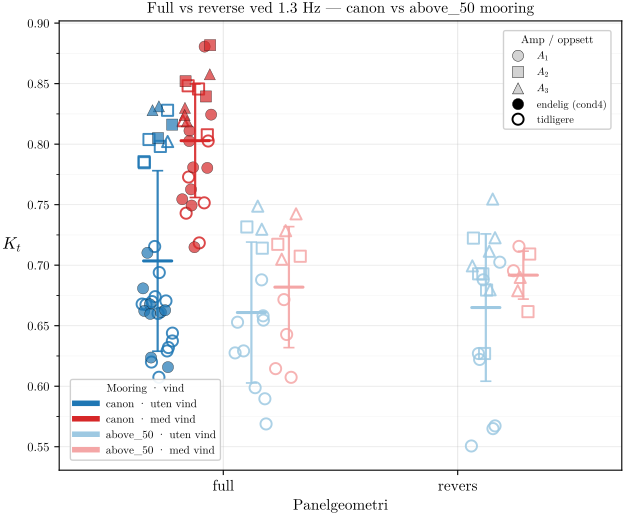

Here is the Python script that generated this plot:
"""
Full vs reverse at 1.30 Hz — mooring split by colour shade
============================================================

Iteration on `full_vs_reverse_comparison_above50.py`. Only 1.30 Hz (the
freq with cleanest reverse-vs-full head-to-head). All moorings included
so the mooring confound is visible *as part of the figure*, not hidden
in the filter.

Encoding:
  canon mooring (below_90_loose230 + below_90_loose300) → standard
    WIND_COLOR_MAP — blue (uten vind) / red (med vind)
  above_50 mooring                                       → light blue / pink

Reverse panel only exists on above_50, so its column shows only the
light/pink shades. Full panel column shows all four shades. The vertical
gap between canon (dark) and above_50 (light) markers within each
(panel, wind) cell is exactly the mooring effect from Thread 4.

Outputs:
    analysis_scratch/full_vs_reverse_at_1_3hz.pdf
    output/FIGURES/ch05_full_vs_reverse_at_1_3hz.pdf
    analysis_scratch/full_vs_reverse_at_1_3hz_summary.csv
"""

import sys
import warnings
from pathlib import Path
import glob

warnings.filterwarnings("ignore")

import numpy as np
import pandas as pd
import matplotlib

matplotlib.use("Agg")
import matplotlib.pyplot as plt
import matplotlib.lines as mlines
from matplotlib.ticker import MultipleLocator

BASE = Path(__file__).resolve().parent.parent
sys.path.insert(0, str(BASE))

import os
os.chdir(BASE)

from wavescripts.improved_data_loader import load_analysis_data
from wavescripts.constants import PROBE_HEIGHT_DEFAULT_MM
from wavescripts.plot_utils import (
    WIND_COLOR_MAP, amp_to_label, apply_thesis_style,
)

apply_thesis_style()

SCRATCH_PDF = Path(__file__).parent / "full_vs_reverse_at_1_3hz.pdf"
SCRATCH_CSV = Path(__file__).parent / "full_vs_reverse_at_1_3hz_summary.csv"
OUT_PDF     = BASE / "output" / "FIGURES" / "ch05_full_vs_reverse_at_1_3hz.pdf"
OUT_PDF.parent.mkdir(parents=True, exist_ok=True)

TARGET_FREQ = 1.30

# ── 1. Load & filter ───────────────────────────────────────────────────────────
print("1. Loading processed folders …")
all_dirs = sorted(glob.glob(str(BASE / "waveprocessed" / "PROCESSED-*")))
meta, _, _, _ = load_analysis_data(*all_dirs, load_processed=False)

def assign_condition(row):
    h = row.get("probe_height_mm", PROBE_HEIGHT_DEFAULT_MM)
    r = row.get("probe_range_mode", "high")
    if pd.isna(h):
        h = PROBE_HEIGHT_DEFAULT_MM
    h = int(h)
    if h == 100 and r == "low":
        return "cond4_h100_low"
    return "earlier"

meta["condition"] = meta.apply(assign_condition, axis=1)
meta["is_final"] = meta["condition"] == "cond4_h100_low"

# Mooring grouping: canon = below_90_*; above = above_50.
def mooring_group(m):
    if m in ("below_90_loose230", "below_90_loose300"):
        return "canon"
    if m == "above_50":
        return "above_50"
    return "other"

meta["moor_grp"] = meta["Mooring"].apply(mooring_group)

sel = meta[
    (meta["WaveFrequencyInput [Hz]"] == TARGET_FREQ)
    & meta["PanelCondition"].isin(["full", "reverse"])
    & (meta["quality_flag"] == "ok")
    & meta["OUT/IN (FFT)"].notna()
    & meta["WindCondition"].isin(["no", "full"])
    & (meta["OUT/IN (FFT)"].between(0.1, 2.0))
    & meta["moor_grp"].isin(["canon", "above_50"])
].copy()
print(f"   {len(sel)} rows at {TARGET_FREQ} Hz, panel ∈ {{full, reverse}}, "
      f"moor_grp ∈ {{canon, above_50}}")

# Counts per (panel, moor_grp, wind) for sanity.
print("\n   counts per (panel, moor_grp, wind):")
print(sel.groupby(["PanelCondition", "moor_grp", "WindCondition"])
         .size().unstack(fill_value=0).to_string())

# ── 2. Visual constants ────────────────────────────────────────────────────────
WIND_LABEL  = {"no": "uten vind", "full": "med vind"}
PANEL_X     = {"full": 0, "reverse": 1}
PANEL_LABEL = {"full": "full", "reverse": "revers"}
AMP_MARKER  = {0.10: "o", 0.20: "s", 0.30: "^"}
MARKER_SIZE = 65
JITTER_HALF_WIDTH = 0.07

# Color scheme: canon = full-saturation thesis WIND_COLOR_MAP;
# above_50 = washed-out shades of the same hues so the reader sees
# "different mooring, same wind" via lightness.
COLOR = {
    ("canon",    "no"):   WIND_COLOR_MAP["no"],     # #1F77B4 — blue
    ("canon",    "full"): WIND_COLOR_MAP["full"],   # #D62728 — red
    ("above_50", "no"):   "#9EC9E2",                # light blue
    ("above_50", "full"): "#F4A6A6",                # pink
}

# Group offsets along x: canon left of centre, above_50 right of centre.
# Combined with wind offsets within each mooring half so all 4 (mooring, wind)
# clouds stay visually separated within each panel column.
MOOR_X_OFFSET = {"canon": -0.20, "above_50": +0.20}
WIND_X_OFFSET = {"no":    -0.08, "full":     +0.08}

ALPHA_FILLED   = 0.70
ALPHA_HOLLOW   = 0.85
EDGE_LW_FILLED = 0.3
EDGE_LW_HOLLOW = 1.4
MEAN_BAR_HALF_W = 0.06

def _round_amp(v): return round(float(v), 2)
def _jitter(n, half=JITTER_HALF_WIDTH, seed=0):
    rng = np.random.default_rng(seed)
    return rng.uniform(-half, half, size=n)

# ── 3. Plot ────────────────────────────────────────────────────────────────────
fig, ax = plt.subplots(figsize=(6.5, 5.4))

summary_rows = []
seed = 0

for panel, x_base in PANEL_X.items():
    sp = sel[sel["PanelCondition"] == panel]
    if sp.empty:
        continue
    for moor in ["canon", "above_50"]:
        sm = sp[sp["moor_grp"] == moor]
        if sm.empty:
            continue
        for wind in ["no", "full"]:
            sw = sm[sm["WindCondition"] == wind]
            if sw.empty:
                continue
            color = COLOR[(moor, wind)]
            x_pos = (x_base + MOOR_X_OFFSET[moor] + WIND_X_OFFSET[wind])
            for amp_v, marker in AMP_MARKER.items():
                sa = sw[sw["WaveAmplitudeInput [Volt]"]
                        .apply(_round_amp) == amp_v]
                if sa.empty:
                    continue
                for is_final, sub_h in sa.groupby("is_final"):
                    n = len(sub_h)
                    if n == 0:
                        continue
                    seed += 1
                    x = x_pos + _jitter(n, seed=seed)
                    if is_final:
                        fc, ec = color, "black"
                        lw, a = EDGE_LW_FILLED, ALPHA_FILLED
                    else:
                        fc, ec = "none", color
                        lw, a = EDGE_LW_HOLLOW, ALPHA_HOLLOW
                    ax.scatter(
                        x, sub_h["OUT/IN (FFT)"].values,
                        facecolors=fc, edgecolors=ec, marker=marker,
                        s=MARKER_SIZE, linewidths=lw, alpha=a,
                        zorder=3 if is_final else 2,
                    )

            # Mean ± std overlay per (panel, moor, wind), pooled across amp.
            n = len(sw)
            mean = float(sw["OUT/IN (FFT)"].mean())
            std  = float(sw["OUT/IN (FFT)"].std()) if n > 1 else float("nan")
            ax.plot([x_pos - MEAN_BAR_HALF_W, x_pos + MEAN_BAR_HALF_W],
                     [mean, mean], color=color, lw=2.2, zorder=4,
                     solid_capstyle="round")
            if n > 1:
                ax.errorbar([x_pos], [mean], yerr=[std],
                            fmt="none", ecolor=color, elinewidth=1.6,
                            capsize=4, capthick=1.2, zorder=4, alpha=0.9)
            summary_rows.append(dict(
                panel=panel, moor_grp=moor, wind=wind,
                n=n, mean_kt=mean, std_kt=std,
            ))

ax.set_xticks(list(PANEL_X.values()))
ax.set_xticklabels([PANEL_LABEL[p] for p in PANEL_X.keys()], fontsize=11)
ax.set_xlim(-0.7, 1.7)
ax.set_xlabel("Panelgeometri", fontsize=11)
ax.set_ylabel(r"$K_t$", fontsize=12, rotation=0, ha="right", va="center")
ax.set_title(f"Full vs reverse ved {TARGET_FREQ} Hz "
              "— canon vs above_50 mooring",
              fontsize=11)

# Y-range fitted with small pad.
y_lo = sel["OUT/IN (FFT)"].min() - 0.02
y_hi = sel["OUT/IN (FFT)"].max() + 0.02
ax.set_ylim(y_lo, y_hi)

ax.axhline(1.0, color="black", lw=0.6, ls="--", alpha=0.5)
ax.grid(which="major", axis="y", alpha=0.30, lw=0.6)
ax.grid(which="minor", axis="y", alpha=0.15, lw=0.4)
ax.yaxis.set_major_locator(MultipleLocator(0.05))
ax.yaxis.set_minor_locator(MultipleLocator(0.025))

# Legend — split into mooring×wind colour key, amp-shape key, hardware-fill
# key. Compact stacking on the right.
moor_wind_handles = [
    mlines.Line2D([], [], color=COLOR[("canon", "no")], lw=4,
                  label="canon · uten vind"),
    mlines.Line2D([], [], color=COLOR[("canon", "full")], lw=4,
                  label="canon · med vind"),
    mlines.Line2D([], [], color=COLOR[("above_50", "no")], lw=4,
                  label="above_50 · uten vind"),
    mlines.Line2D([], [], color=COLOR[("above_50", "full")], lw=4,
                  label="above_50 · med vind"),
]
amp_handles = [
    mlines.Line2D([], [], color="black",
                  marker=AMP_MARKER[v], linestyle="None", markersize=8,
                  markerfacecolor="lightgray", markeredgecolor="black",
                  markeredgewidth=0.3, label=amp_to_label(v))
    for v in (0.10, 0.20, 0.30)
]
hw_handles = [
    mlines.Line2D([], [], color="black",
                  marker="o", linestyle="None", markersize=8,
                  markerfacecolor="black", markeredgecolor="black",
                  markeredgewidth=0.3, label="endelig (cond4)"),
    mlines.Line2D([], [], color="black",
                  marker="o", linestyle="None", markersize=8,
                  markerfacecolor="none", markeredgecolor="black",
                  markeredgewidth=1.4, label="tidligere"),
]

leg1 = ax.legend(handles=moor_wind_handles, loc="lower left",
                  fontsize=8, framealpha=0.92,
                  title="Mooring · vind", title_fontsize=8,
                  bbox_to_anchor=(0.01, 0.01))
ax.add_artist(leg1)
leg2 = ax.legend(handles=amp_handles + hw_handles, loc="upper right",
                  fontsize=7.5, framealpha=0.92,
                  title="Amp / oppsett", title_fontsize=8,
                  bbox_to_anchor=(0.99, 0.99))

fig.tight_layout()

SCRATCH_PDF.parent.mkdir(parents=True, exist_ok=True)
fig.savefig(SCRATCH_PDF, bbox_inches="tight", pad_inches=0.02)
print(f"\n   Saved → {SCRATCH_PDF.relative_to(BASE)}")
fig.savefig(OUT_PDF, bbox_inches="tight", pad_inches=0.02)
print(f"   Saved → {OUT_PDF.relative_to(BASE)}")
plt.close(fig)

# ── 4. Summary CSV + console table ─────────────────────────────────────────────
summary = pd.DataFrame(summary_rows)
summary.to_csv(SCRATCH_CSV, index=False)
print(f"   Summary → {SCRATCH_CSV.relative_to(BASE)}\n")
print(summary.to_string(index=False))

# Cross-tab: mean K_t by (panel, moor) × wind, plus Δ_wind per cell.
print("\n   Cross-tab mean K_t — rows = (panel, moor), cols = wind:")
piv = summary.pivot_table(index=["panel", "moor_grp"], columns="wind",
                            values="mean_kt")
piv["Δ_wind"] = piv.get("full", np.nan) - piv.get("no", np.nan)
print(piv.round(4).to_string())

# Also Δ_mooring = canon − above_50 per (panel, wind) — quantifies the
# mooring confound that motivated this iteration.
print("\n   Δ_mooring = canon mean − above_50 mean per (panel, wind):")
for panel in ["full", "reverse"]:
    for wind in ["no", "full"]:
        try:
            c = summary[(summary["panel"]==panel) &
                        (summary["moor_grp"]=="canon") &
                        (summary["wind"]==wind)]["mean_kt"].iloc[0]
            a = summary[(summary["panel"]==panel) &
                        (summary["moor_grp"]=="above_50") &
                        (summary["wind"]==wind)]["mean_kt"].iloc[0]
            print(f"     {panel:7} / {wind:4}: canon = {c:.4f}, "
                  f"above_50 = {a:.4f}, Δ = {c-a:+.4f}")
        except IndexError:
            print(f"     {panel:7} / {wind:4}: incomplete (one side missing)")

print("\nDone.")
